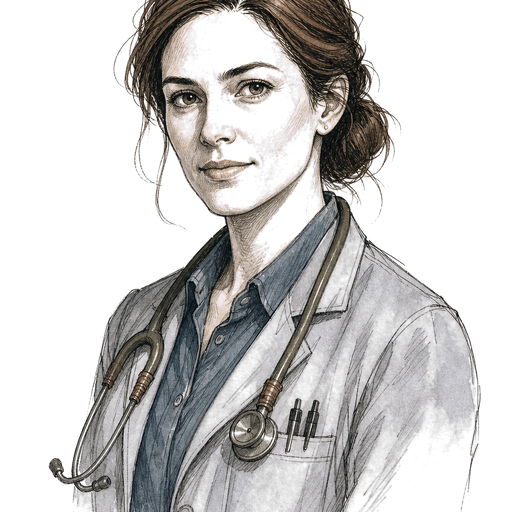
#> input picture app/src/main/assets/art/characters/adele.png, 512 x 512 px
$ python -i process_art.py   (imports and definitions only)
#> lines starting #> are read from the running program, lines starting #| are printed output that depends on the picture
#> further down, picture is the input picture: PIL image 512x512 RGBA; mean R, G, B, A 158.4, 150.3, 140.7, 74
#!/usr/bin/env python3
"""Prépare les illustrations du jeu.

Sources : build/art_src/<famille>/<id>.png  (peintures générées, non versionnées)
Sorties : app/src/main/assets/art/<famille>/<id>.jpg (versionnées, embarquées)

Familles :
  zones/      tableaux 16:9      -> 1600x900, JPEG q86
  cin/        plans de cinématique 16:9 -> 1600x900, JPEG q86
  ui/         carte du monde 16:10 -> 1600x1000 ; autres à la taille source
  characters/ portraits carrés   -> 512x512 PNG RGBA (fond papier détouré → transparence)
  items/      icônes carrées     -> 256x256 PNG RGBA (fond papier détouré → transparence)

Le script génère aussi art/ui/grain.png (grain de papier procédural, tuilable)
et art/ui/vignette.png utilisés par l'interface.
"""
import os, sys, glob, math
from PIL import Image, ImageOps, ImageFilter
import numpy as np

ROOT = os.path.dirname(os.path.dirname(os.path.abspath(__file__)))
SRC = os.path.join(ROOT, "build", "art_src")
DST = os.path.join(ROOT, "app", "src", "main", "assets", "art")

SPECS = {
    "zones": ((1600, 900), 86),
    "cin": ((1600, 900), 86),
    "ui": (None, 88),
    "characters": ((512, 512), 88),
    "items": ((256, 256), 90),
}


# [9 lines left out: function fit_cover, not called in this run]


def unpaper(img, soft=0.10, hard=0.55):
    """Détoure une peinture faite sur papier clair : le papier devient transparent,
    l'encre et les lavis gardent leur couleur (dé-mélange alpha, papier estimé sur les bords)."""
#> called with soft = 0.1, hard = 0.55
    a = np.asarray(img.convert("RGB")).astype(np.float32) / 255.0
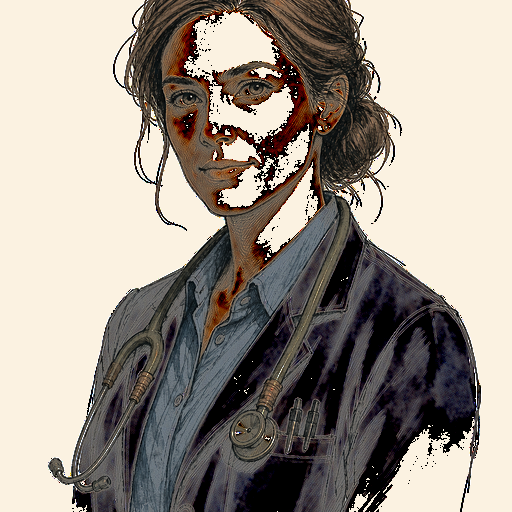
#> a: shape (512, 512, 3) float32; mean R, G, B 0.621, 0.589, 0.552
    h, w, _ = a.shape
#> h = 512; w = 512
    m = max(4, min(h, w) // 40)
#> m = 12
    border = np.concatenate([a[:m].reshape(-1, 3), a[-m:].reshape(-1, 3), a[:, :m].reshape(-1, 3), a[:, -m:].reshape(-1, 3)])
    paper = np.median(border, axis=0)
#> paper = [0.984, 0.949, 0.882]
    d = np.max(np.abs(a - paper), axis=2)  # distance au papier (0 = papier pur)
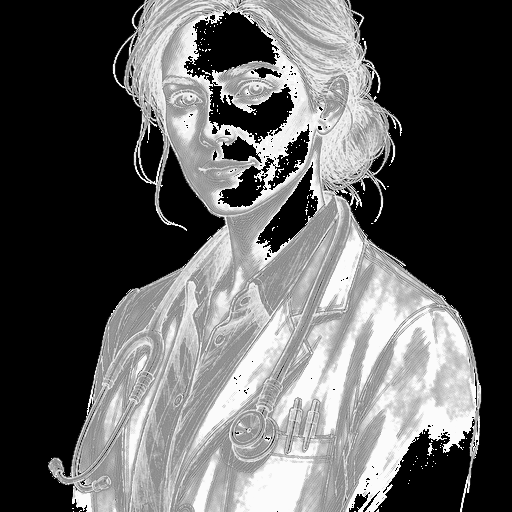
#> d: shape (512, 512) float32; min 0, max 0.984, mean 0.376
    alpha = np.clip((d - soft) / (hard - soft), 0.0, 1.0)
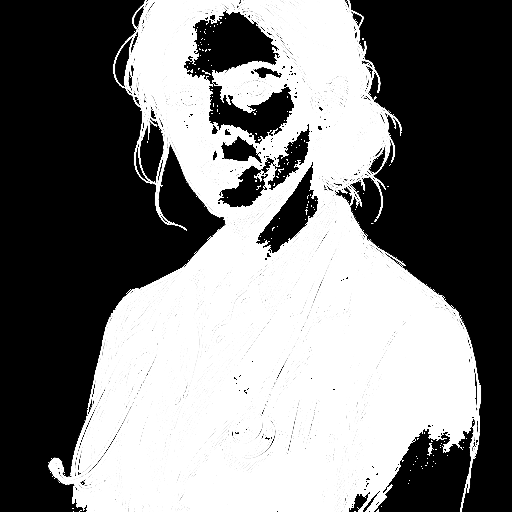
#> alpha: shape (512, 512) float32; min 0, max 1, mean 0.492
    # légère érosion du halo : on adoucit puis on remonte le contraste
    alpha_img = Image.fromarray((alpha * 255).astype(np.uint8), "L").filter(ImageFilter.GaussianBlur(0.6))
    alpha = np.asarray(alpha_img).astype(np.float32) / 255.0
    safe = np.maximum(alpha, 1e-3)[..., None]
    rgb = paper + (a - paper) / safe
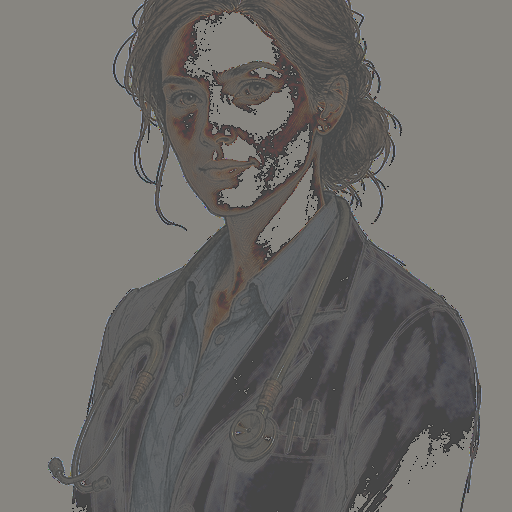
#> rgb: shape (512, 512, 3) float32; mean R, G, B 0.614, 0.583, 0.548; drawn with min black and max white
    rgb = np.clip(rgb, 0.0, 1.0)
    rgb[alpha < 0.02] = paper
    out = np.dstack([rgb, alpha[..., None]])
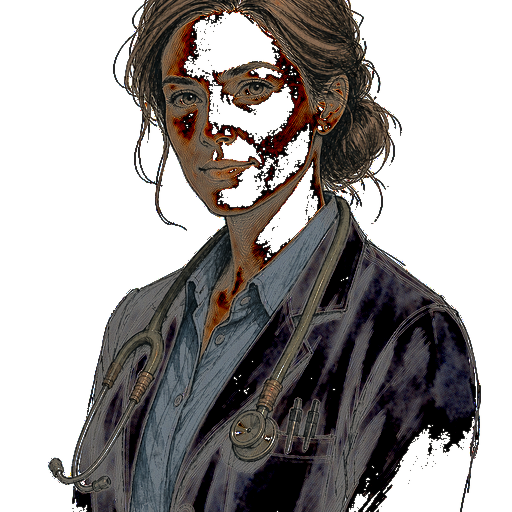
#> out: shape (512, 512, 4) float32; mean R, G, B, A 0.618, 0.586, 0.549, 0.492; transparent parts drawn white
    return Image.fromarray((out * 255).astype(np.uint8), "RGBA")


# [59 lines left out: functions process, make_grain, make_vignette, main, not called in this run]


# [2 lines not run here, left out]

>>> from PIL import Image
>>> picture = Image.open('../app/src/main/assets/art/characters/adele.png')
>>> result = unpaper(picture)

$ run again, on app/src/main/assets/art/items/boussole_esteban.png
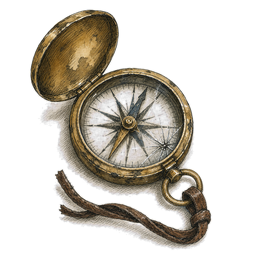
#> input picture app/src/main/assets/art/items/boussole_esteban.png, 256 x 256 px
#> picture is the input picture: PIL image 256x256 RGBA; mean R, G, B, A 184.1, 171.4, 146.8, 75.2
#> in unpaper, `a = np.asarray(img.convert("RGB")).astype(np.float32) / 255.0`:
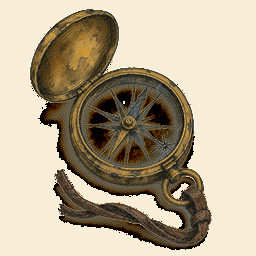
#> a: shape (256, 256, 3) float32; mean R, G, B 0.722, 0.672, 0.576
#> paper = [0.973, 0.933, 0.843]
#> in unpaper, `out = np.dstack([rgb, alpha[..., None]])`:
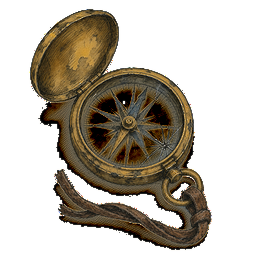
#> out: shape (256, 256, 4) float32; mean R, G, B, A 0.719, 0.67, 0.573, 0.399; transparent parts drawn white
